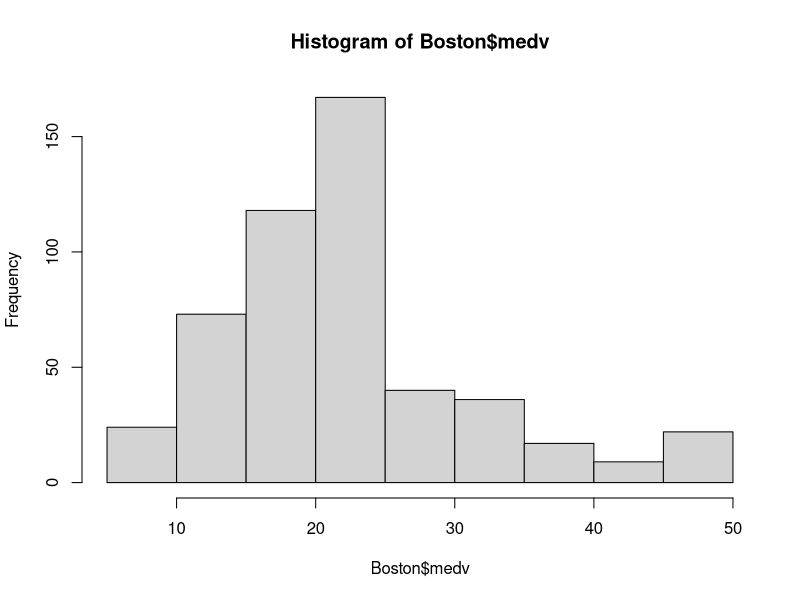
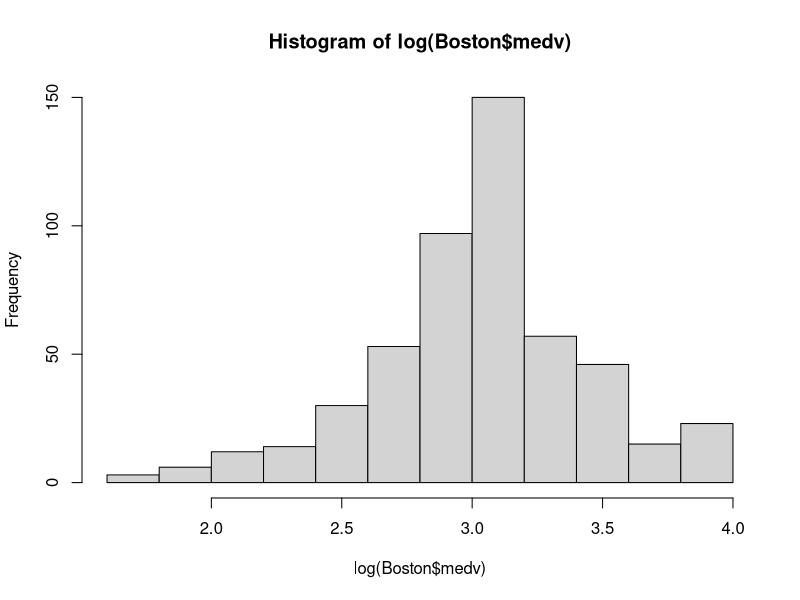
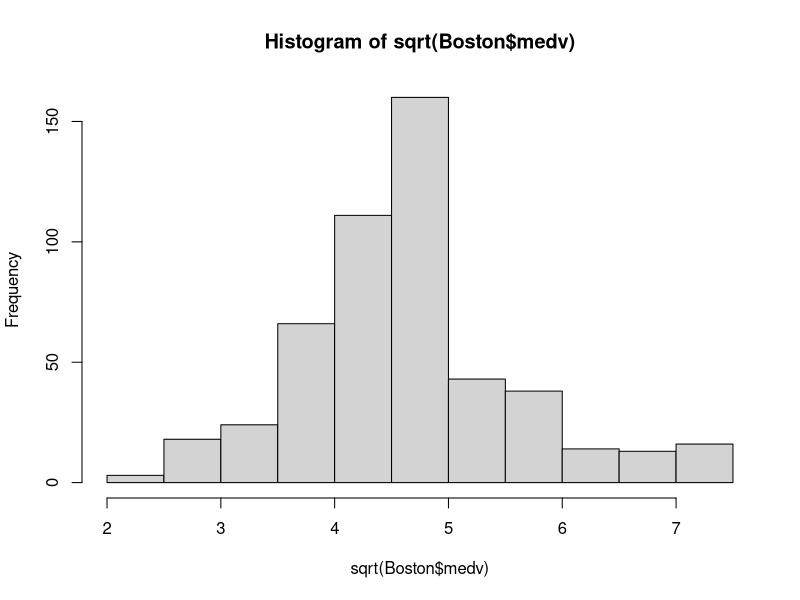
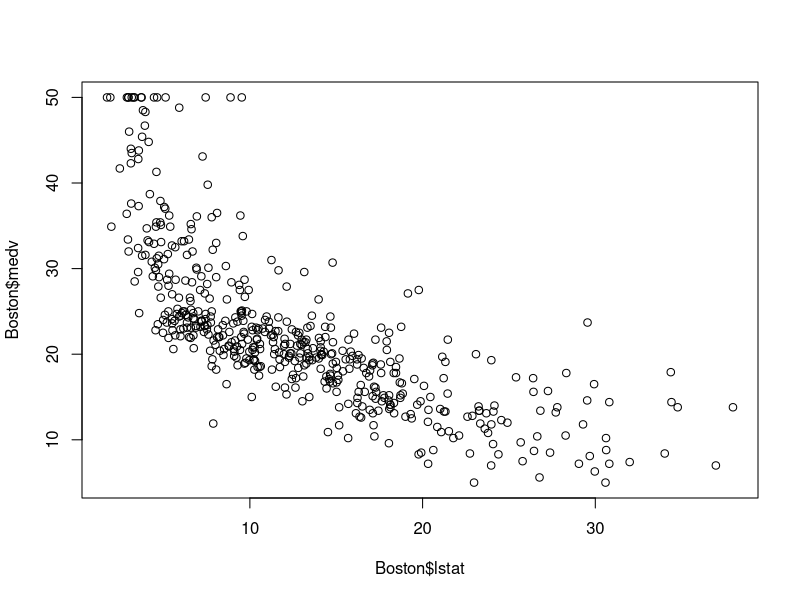
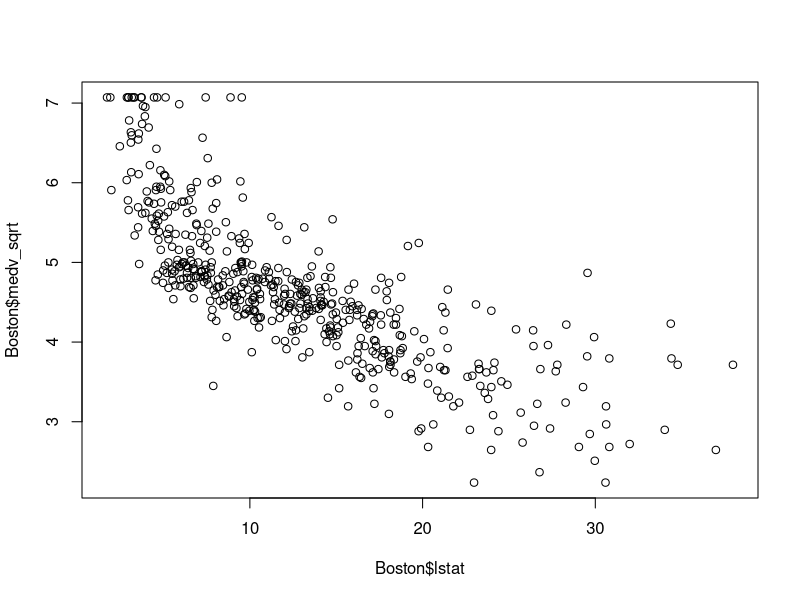
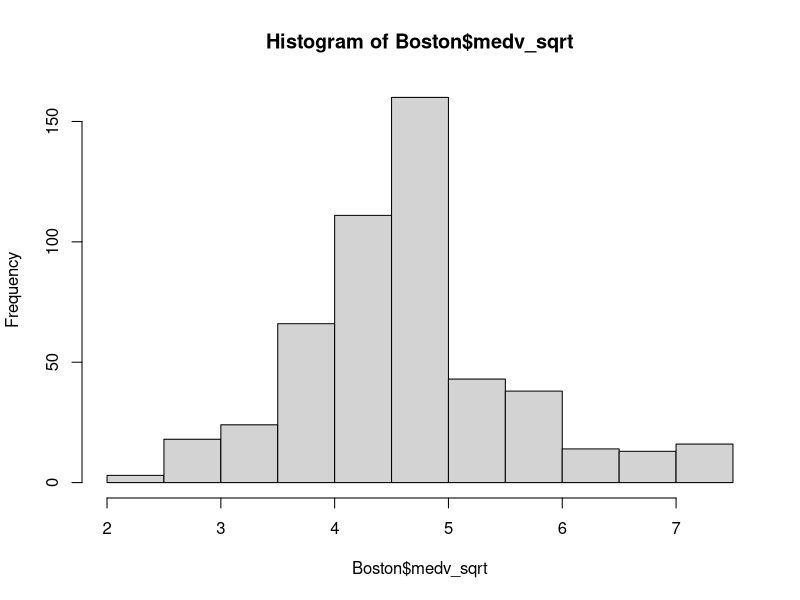
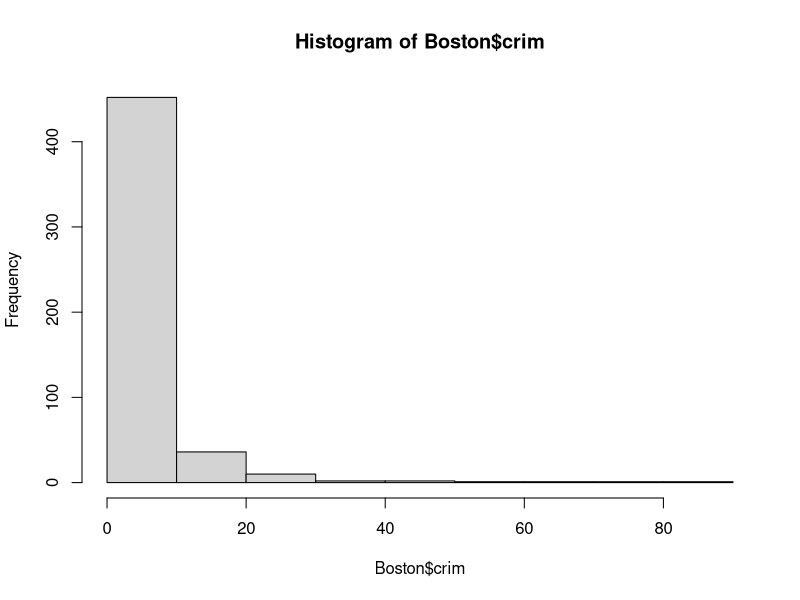
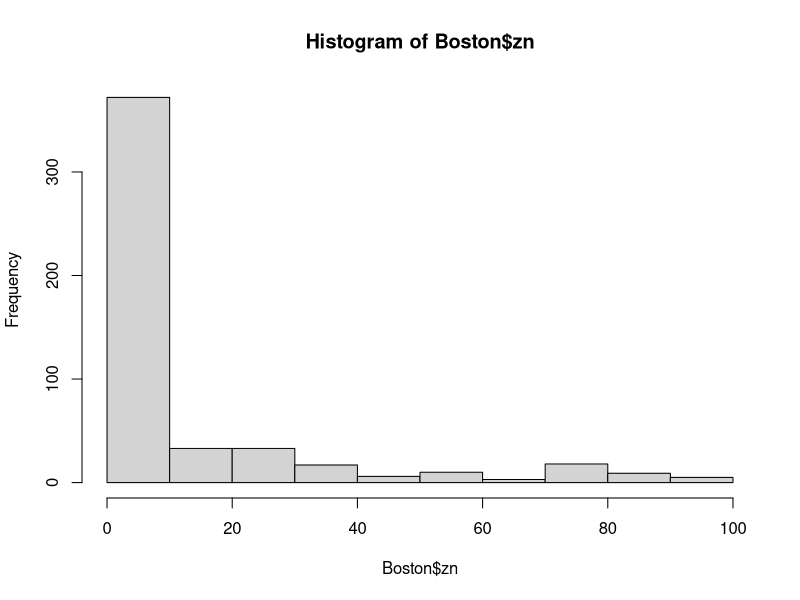

Here is the R script that generated these plots, in order: (Note: this script raises an error after producing the figures.)
library(MASS)
data(Boston)
?Boston
Boston
summary(Boston$medv)

##log or sqrt transformation
hist(Boston$medv)
hist(log(Boston$medv))
hist(sqrt(Boston$medv))
summary(log(Boston$medv))
summary(sqrt(Boston$medv))
Boston$rad = as.factor(Boston$rad)


Boston$medv_sqrt = sqrt(Boston$medv)
#### Simple Linear Regression with Lstat

plot(Boston$lstat,Boston$medv)
cor(Boston$lstat,Boston$medv)

# abline(mod1)

plot(Boston$lstat,Boston$medv_sqrt)
cor(Boston$lstat,Boston$medv_sqrt)

Boston$lstat_sqrt = sqrt(Boston$lstat)
#### Handling Outliers

hist(Boston$medv_sqrt)
summary(Boston$medv_sqrt)

mean(Boston$medv_sqrt) + 3 * sd(Boston$medv_sqrt)
mean(Boston$medv_sqrt) - 3 * sd(Boston$medv_sqrt)

hist(Boston$crim)
hist(Boston$zn)
hist(Boston$chas)
hist(Boston$tax)
hist(Boston$ptratio)
hist(Boston$black)

### train test split
set.seed(123)
# sample(rows,10)
rows= 1:nrow(Boston)
train_rows = sample(rows,round(length(rows)*0.7))
test_rows = rows[-train_rows]

train_data = Boston[train_rows,]
test_data = Boston[test_rows,]


### Model 1
mod1 = lm(medv~lstat,data=train_data)
mod1 = lm(medv_sqrt~lstat,data=train_data)
plot(train_data$lstat,train_data$medv)
plot(train_data$lstat,train_data$medv_sqrt)
summary(mod1)
abline(mod1)

mod2 = lm(medv_sqrt~lstat,data=train_data)
summary(mod2)
abline(mod2)

plot(mod2)

hist(train_data$lstat)
hist(sqrt(train_data$lstat))
train_data$lstat_sqrt = sqrt(train_data$lstat)
### Model 2
mod3 = lm(medv_sqrt~lstat_sqrt,data=train_data)
summary(mod3)
plot(mod3)

abline(mod2)

mod4 = lm(medv_sqrt~.-lstat-medv-age-indus,data=train_data)
summary(mod4)

#### Outliers
mean(Boston$medv_sqrt) + 3*sd(Boston$medv_sqrt)
mean(Boston$medv_sqrt) - 3*sd(Boston$medv_sqrt)

Boston = Boston[Boston$med_sqrt < 7 & Boston$med_sqrt > 2, ]


###indus

Boston$indus_cat = ifelse(Boston$indus > 17, 'High','Normal')
Boston$indus_cat = as.factor(Boston$indus_cat)



mod1 = lm(medv~ lstat+rad,data=Boston)
summary(mod1)


mod3 = lm(medv_sqrt ~.-medv-age-indus, data=train_data)
summary(mod3)

mod2 = lm(medv_sqrt ~ lstat+ black+ crim, data=Boston)
summary(mod2)

mod3 = lm(medv_sqrt ~ .-medv-indus-age-lstat , data=Boston)
summary(mod3)

summary(mod3$residuals)
plot(mod3)

View(cor(Boston[,-c(3,7,14,15)]))

hist(log(Boston$medv))
summary(log(Boston$medv))
hist(sqrt(Boston$medv))
summary(sqrt(Boston$medv))

Boston$medv_sqrt =  sqrt(Boston$medv)

### train and test
rows = 1:nrow(Boston)
trainRows = sample(rows,round(0.7*nrow(Boston)))

trainData = Boston[trainRows,]
testData = Boston[-trainRows,]

## Final model

finalModel = lm(medv_sqrt~lstat+black , data=trainData)
summary(finalModel)

### Preds
preds = predict(finalModel,testData)
preds = preds**2

### RMSE
sqrt(mean((testData$medv - preds)**2))


